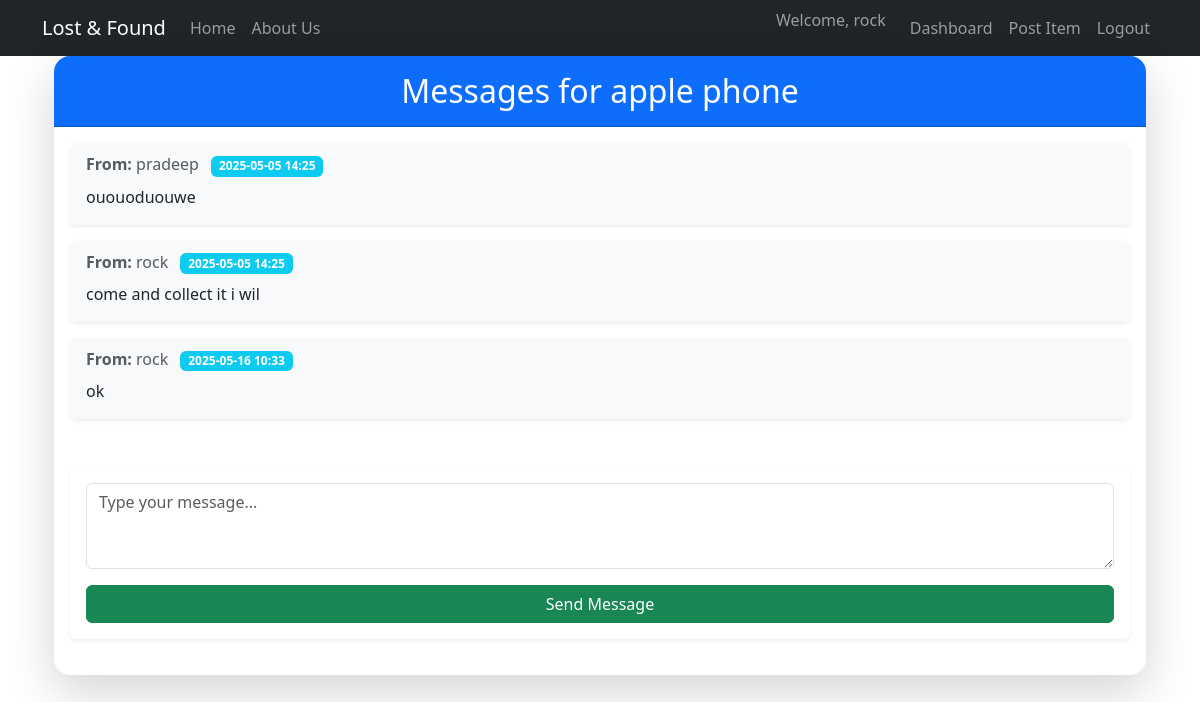
/messages/4 (signed in), run on the app's committed database.
### models.py (models this page shows, shortened)
class User(UserMixin, db.Model):
    id = db.Column(db.Integer, primary_key=True)
    username = db.Column(db.String(50), unique=True, nullable=False)
    email = db.Column(db.String(100), unique=True, nullable=False)
    password_hash = db.Column(db.String(200), nullable=False)
    is_admin = db.Column(db.Boolean, default=False)
    items = db.relationship('Item', backref='owner', lazy=True, foreign_keys='[Item.user_id]')
    sent_messages = db.relationship('Message', foreign_keys='Message.sender_id', backref='sender', lazy=True)
    received_messages = db.relationship('Message', foreign_keys='Message.receiver_id', backref='receiver', lazy=True)
    claimed_items = db.relationship('Item', backref='claimer', lazy=True, foreign_keys='[Item.claimed_by]')

class Item(db.Model):
    id = db.Column(db.Integer, primary_key=True)
    title = db.Column(db.String(100), nullable=False)
    description = db.Column(db.Text, nullable=False)
    category = db.Column(db.String(50), nullable=False)
    item_type = db.Column(db.String(10), nullable=False)  # 'lost' or 'found'
    questions = db.Column(db.JSON, nullable=False)
    answers = db.Column(db.JSON, nullable=False)
    contact_info = db.Column(db.String(100), nullable=False)
    user_id = db.Column(db.Integer, db.ForeignKey('user.id'), nullable=False)
    allowed_user_id = db.Column(db.Integer)
    claimed_by = db.Column(db.Integer, db.ForeignKey('user.id'))
    created_at = db.Column(db.DateTime, default=db.func.current_timestamp())
    contact_shared = db.Column(db.Boolean, default=False)
    image_filename = db.Column(db.String(100))
    pending_answers = db.Column(db.JSON)
    claimed = db.Column(db.Boolean, default=False)
    claimed_at = db.Column(db.DateTime)
    messages = db.relationship('Message', backref='item', lazy=True)

class Message(db.Model):
    id = db.Column(db.Integer, primary_key=True)
    sender_id = db.Column(db.Integer, db.ForeignKey('user.id'), nullable=False)
    receiver_id = db.Column(db.Integer, db.ForeignKey('user.id'), nullable=False)
    item_id = db.Column(db.Integer, db.ForeignKey('item.id'), nullable=False)
    content = db.Column(db.Text, nullable=False)
    timestamp = db.Column(db.DateTime, default=db.func.current_timestamp())

### app.py (the view)
@app.route('/messages/<int:item_id>')
@login_required
def view_messages(item_id):
    item = Item.query.get_or_404(item_id)
    if current_user.id != item.user_id and current_user.id != item.allowed_user_id:
        return "You are not authorized to view these messages.", 403
    messages = Message.query.filter_by(item_id=item_id).order_by(Message.timestamp.asc()).all()
    return render_template('messages.html', item=item, messages=messages)

### app.py (called while the page is built)
@login_manager.user_loader
def load_user(user_id):
    return User.query.get(int(user_id))

### templates/messages.html (shortened to what this page needs)
{% extends "base.html" %}
{% block content %}
<div class="container py-7">
    <div class="card shadow-lg border-0 rounded-4">
        <div class="card-header bg-primary text-white text-center py-3 rounded-top-4">
            <h2 class="mb-0">Messages for {{ item.title }}</h2>
        </div>
        <div class="card-body">
            {% if current_user.id == item.user_id or current_user.id == item.allowed_user_id %}
            <div class="messages mb-5">
                {% for message in messages %}
                <div class="card border-0 shadow-sm mb-3">
                    <div class="card-body bg-light rounded-3">
                        <h6 class="card-subtitle mb-2 text-muted">
                            <strong>From:</strong> {{ message.sender.username }} <span class="badge bg-info ms-2">{{ message.timestamp.strftime('%Y-%m-%d %H:%M') }}</span>
                        </h6>
                        <p class="card-text text-dark">{{ message.content }}</p>
                    </div>
                </div>
                {% endfor %}
            </div>
            <div class="card shadow-sm border-0">
                <div class="card-body">
                    <form id="sendMessageForm">
                        <div class="mb-3">
                            <textarea name="content" class="form-control" rows="3" placeholder="Type your message..." required></textarea>
                        </div>
                        <div class="d-grid">
                            <button type="submit" class="btn btn-success">Send Message</button>
                        </div>
                    </form>
                </div>
            </div>
            {% else %}
            <div class="alert alert-danger mt-4">You are not authorized to view these messages.</div>
            {% endif %}
        </div>
    </div>
</div>
{% endblock %}

### templates/base.html (shortened to what this page needs)
<!DOCTYPE html>
<html lang="en">
<head>
    <link href="https://cdn.jsdelivr.net/npm/bootstrap@5.3.0/dist/css/bootstrap.min.css" rel="stylesheet">
    <link href="{{ url_for('static', filename='css/style.css') }}" rel="stylesheet">
</head>
<body>
    <nav class="navbar navbar-expand-lg navbar-dark bg-dark">
        <div class="container">
            <a class="navbar-brand" href="/">Lost & Found</a>
            <div class="collapse navbar-collapse" id="navbarNav">
                <ul class="navbar-nav me-auto">
                    <li class="nav-item">
                        <a class="nav-link" href="{{ url_for('index') }}">Home</a>
                    </li>
                    <li class="nav-item">
                        <a class="nav-link" href="{{ url_for('about') }}">About Us</a>
                    </li>
                </ul>
                <ul class="navbar-nav ms-auto">
                    {% if current_user.is_authenticated %}
                        <li class="nav-item">
                            <span class="navbar-text me-3">Welcome, {{ current_user.username }}</span>
                        </li>
                        <li class="nav-item">
                            <a class="nav-link" href="/dashboard">Dashboard</a>
                        </li>
                        <li class="nav-item">
                            <a class="nav-link" href="/post">Post Item</a>
                        </li>
                        <li class="nav-item">
                            <a class="nav-link" href="/logout">Logout</a>
                        </li>
                    {% endif %}
                </ul>
            </div>
        </div>
    </nav>
    <div class="container mt-7">
        {% block content %}{% endblock %}
    </div>
</body>
</html>

### static/css/style.css (style rules this page uses)
.card { margin-bottom: 20px; }

### data on the page
User: username "rock"
Item: title "apple phone"
Message: sender.username "pradeep", timestamp "2025-05-05 14:25", content "ououoduouwe"
Message: sender.username "rock", timestamp "2025-05-05 14:25", content "come and collect it i wil"
Message: sender.username "rock", timestamp "2025-05-16 10:33", content "ok"
